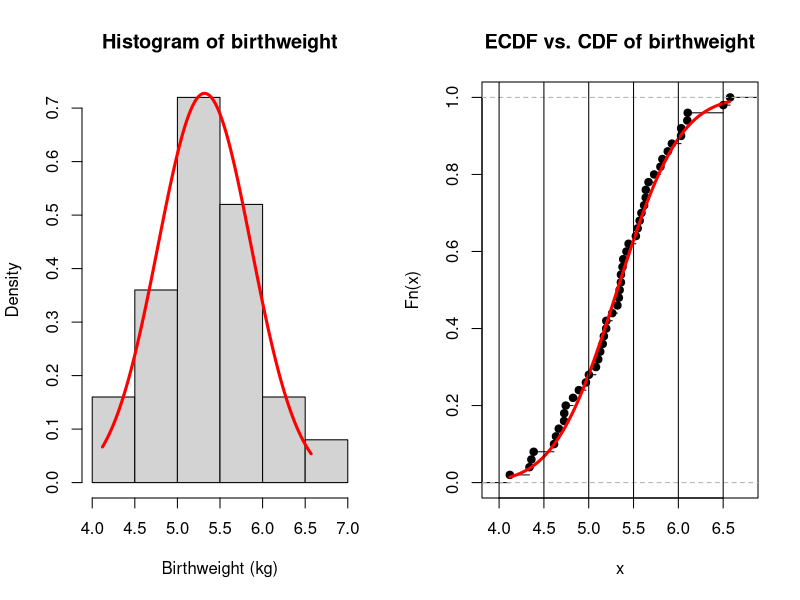

The R source for this figure: (Note: this script raises an error after producing the figure.)
## ---- chunk 1
## set working directory
require("knitr")
## ---- chunk 2
# Read data
df <- read.table("kfm.txt", header=TRUE, row.names=1)
df <- df[,-1]
head(df)

# Visual comparison of histogram with normal pdf
par(mfrow=c(1,2))
hist1 <- hist(df$weight, freq = FALSE, main="Histogram of birthweight", xlab="Birthweight (kg)")
x_range <- seq(min(df$weight), max(df$weight), by = 0.01)
lines(x_range, dnorm(x_range, mean(df$weight), sd(df$weight)), lw = 3, col = "red")
color1 <- rgb(1,0,0, alpha = 0.5)
# polygon(c(seq(3.5,4,0.05),4,3.5), c(dnorm(seq(3.5,4,0.05), mean(x), sd(x)),0,0), col = color1, border = color1)

# Visual comparison of ecdf with normal cdf
plot(ecdf(df$weight), main="ECDF vs. CDF of birthweight")
lines(x_range, pnorm(x_range, mean(df$weight), sd(df$weight)), lw = 3, col = "red")
abline(v=hist1$breaks)

# Could've added qqplot to check for normality
qqPlot()
## ---- chunk 3
shapiro.test(df$weight)

# Get expected counts for all histogram bins
breaks <- hist1$breaks
prob <- pnorm(c(-Inf, breaks[-c(1, length(breaks))], Inf), mean(df$weight), sd(df$weight))
prob <- diff(prob)
expected <- length(df$weight)*prob

# Expected values are below 5, we need to adjust the bins

# Chi Square test for goodness-of-fit
counts <- hist1$counts
chi_obs <- sum((counts - expected)^2 / expected)
p_value <- 1 - pchisq(chi_obs, df = length(hist1$mids) - 3) 

# Expected values

